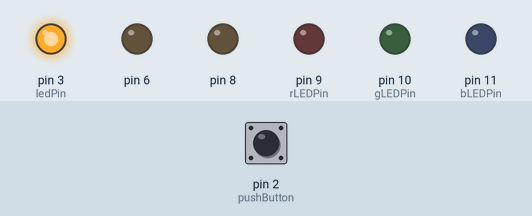
A sketch run on a simulated Arduino Uno, built with avr-gcc and run on an emulated ATmega328P. Shown: output pins drawn as LEDs (lit = HIGH). Inputs (shaded band) come from the test bench; at power-on: pin 2 (pushButton) LOW.

Above: at 1.2 s.
1.3 s: pin 2 (pushButton) pulled HIGH for 0.15 s
At 1.37 s:
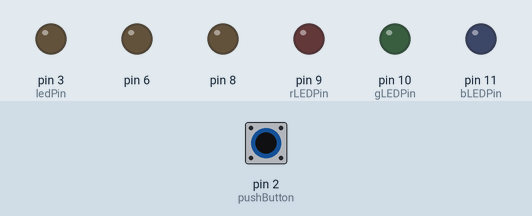
2.9 s: pin 2 (pushButton) pulled HIGH for 3.2 s
At 6.7 s:
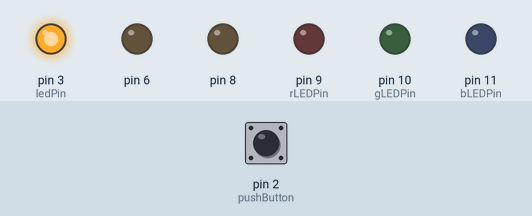
Timing chart, 0 to 8.2 s (numbered marks = the images above; inputs shaded):
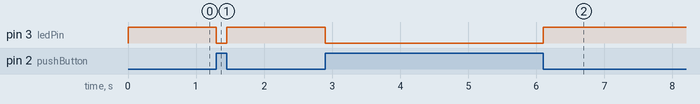

The sketch:

sketch_sep24b.ino
```cpp
const int rLEDPin = 9;
const int gLEDPin = 10;
const int bLEDPin = 11;
const int pushButton = 2;
const int ledPin = 3;

int buttonState = 0;

void setup() {
  // put your setup code here, to run once:
  pinMode(6, OUTPUT);
  pinMode(8, OUTPUT);
  pinMode(rLEDPin, OUTPUT);
  pinMode(gLEDPin, OUTPUT);
  pinMode(bLEDPin, OUTPUT);
  pinMode(ledPin, OUTPUT);
  pinMode(pushButton, INPUT);
}

void loop() {
  // put your main code here, to run repeatedly:
  buttonState = digitalRead(pushButton);

  if (buttonState == HIGH) {
    digitalWrite(ledPin, LOW);
  } else {
    digitalWrite(ledPin, HIGH);
    }
  }
//     // red
//   digitalWrite(rLEDPin, LOW);
//   digitalWrite(gLEDPin, HIGH);
//   digitalWrite(bLEDPin, HIGH);
//   delay(8000);
//   // turn off
//   digitalWrite(rLEDPin, HIGH);
//   digitalWrite(gLEDPin, HIGH);
//   digitalWrite(bLEDPin, HIGH);
//   delay(1000);
// // green
//   digitalWrite(rLEDPin, HIGH);
//   digitalWrite(gLEDPin, HIGH);
//   digitalWrite(bLEDPin, LOW);
//   delay(5000);
// // turn off
//   digitalWrite(rLEDPin, HIGH);
//   digitalWrite(gLEDPin, HIGH);
//   digitalWrite(bLEDPin, HIGH);
//   delay(1000);
// // yellow
//   digitalWrite(rLEDPin, LOW);
//   digitalWrite(gLEDPin, HIGH);
//   digitalWrite(bLEDPin, LOW);
//   delay(1000);
// // turn off
//   digitalWrite(rLEDPin, HIGH);
//   digitalWrite(gLEDPin, HIGH);
//   digitalWrite(bLEDPin, HIGH);
//   delay(1000);
// }

  // digitalWrite(6, HIGH);
  // digitalWrite(8, HIGH);
  // delay(1000);
  // digitalWrite(6, LOW);
  // digitalWrite(8, LOW);
  // delay(1000);
```

Measured:
- after the input at 1.3 s, pin 3 (ledPin): HIGH → LOW at once, → HIGH 0.15 s later
- after the input at 2.9 s, pin 3 (ledPin): HIGH → LOW at once, → HIGH 3.2 s later
